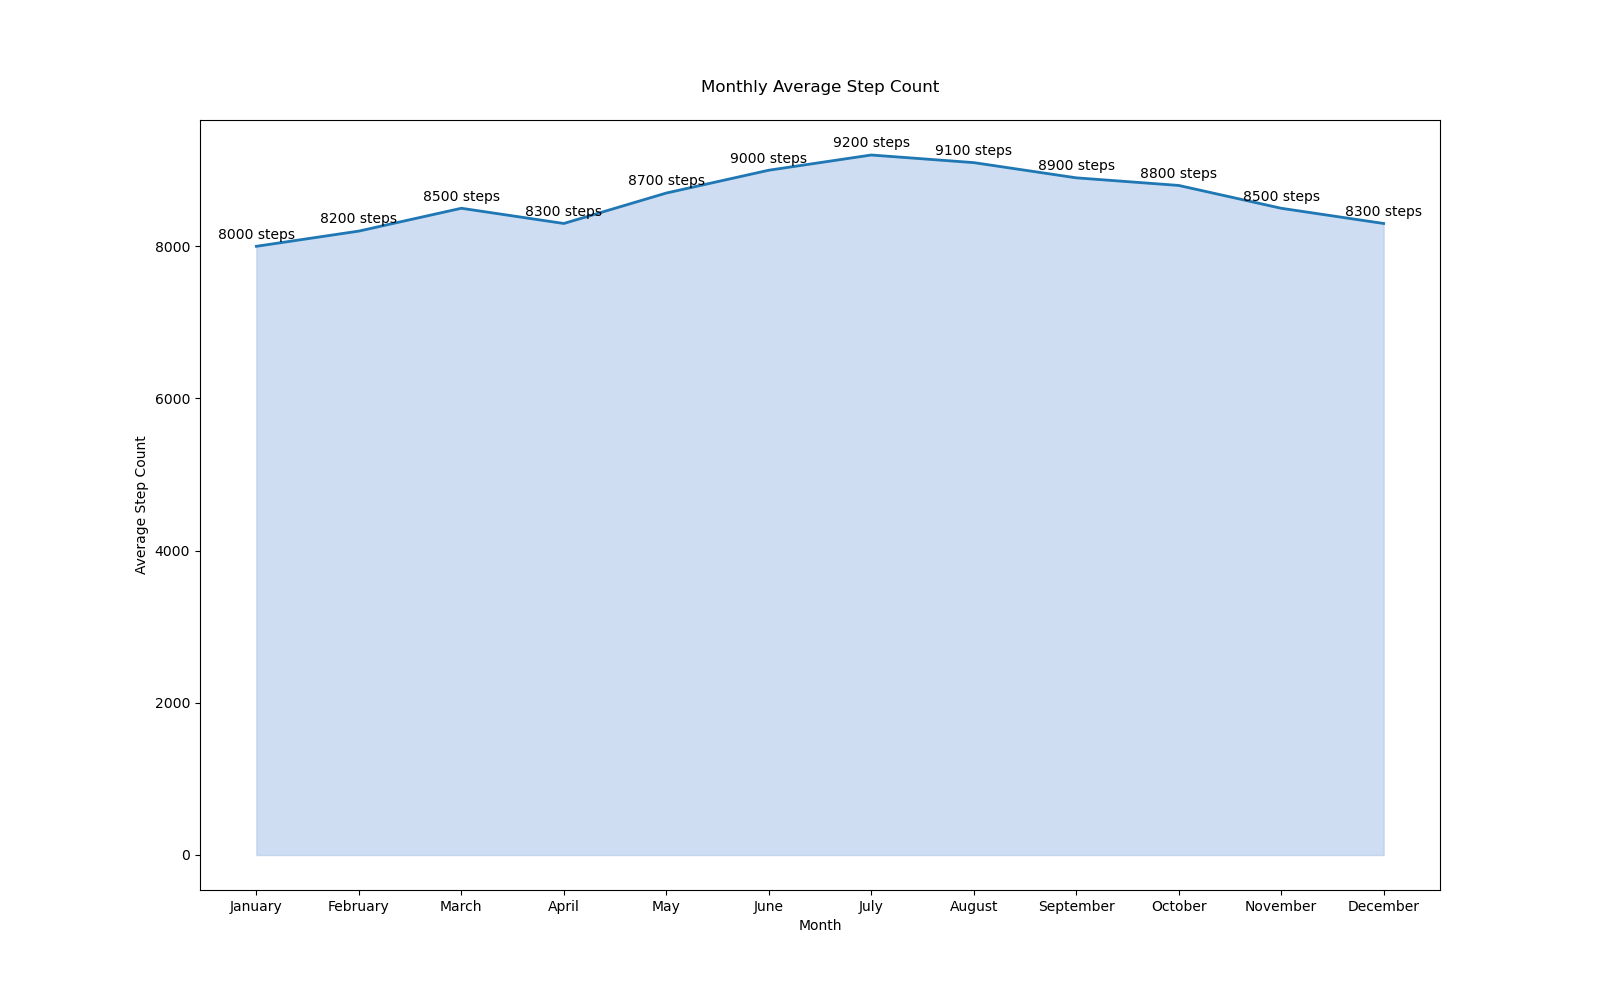

Generate this figure with Python:

import pandas as pd
import matplotlib.pyplot as plt

# Data
data = {
    'Month': ['January', 'February', 'March', 'April', 'May', 'June', 'July', 'August', 'September', 'October', 'November', 'December'],
    'AvgStepCount': [8000, 8200, 8500, 8300, 8700, 9000, 9200, 9100, 8900, 8800, 8500, 8300]
}
df = pd.DataFrame(data)

# Convert 'Month' to categorical type with proper order
df['Month'] = pd.Categorical(df['Month'], categories=data['Month'], ordered=True)

# Create the area chart
plt.figure(figsize=(16, 10))
plt.plot(df['Month'], df['AvgStepCount'], lw=2, color='#1f77b4')

# Filling the area under the line
plt.fill_between(x=df['Month'], y1=df['AvgStepCount'], color='#aec7e8', alpha=0.6)

# Annotate the chart with text labels
for i in range(df.shape[0]):
    plt.text(df['Month'][i], df['AvgStepCount'][i]+100, str(df['AvgStepCount'][i])+' steps', horizontalalignment='center')

# Customize the axes
plt.xlabel('Month')
plt.ylabel('Average Step Count')
plt.title('Monthly Average Step Count', pad=20)

# Show the final plot
plt.show()
